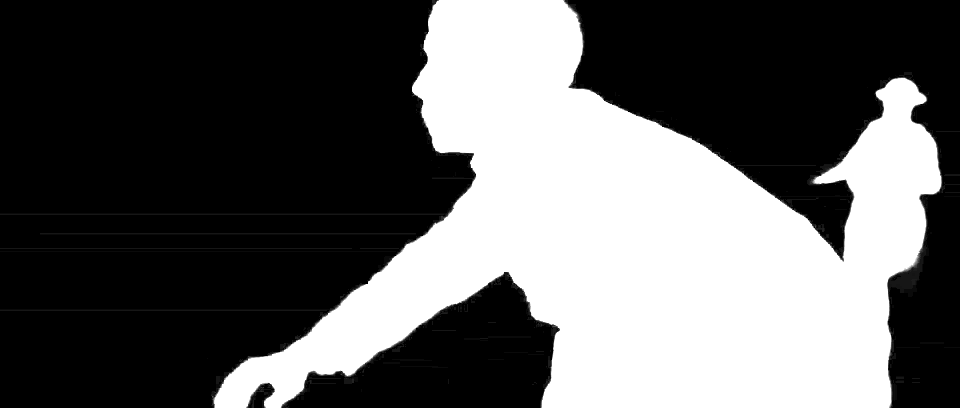
#> input picture bench/results/v1_alpha/1917/0000.png, 960 x 408 px; its folder holds only this picture in this run
$ python score_rvm.py   (older library calls are emulated)
#> lines starting #> are read from the running program, lines starting #| are printed output that depends on the picture; after the words box and inside, x2 and y2 are one past the last pixel; in counts of white or black regions, pixels touching at a corner belong together
### bench/metrics.py
"""Metrics for video matting -- including the reference-free ones.

The hard constraint on this project is that **there is no ground-truth alpha**
for 1917 / ipman / butter.  They are film clips.  MAD, MSE, Grad, Conn and
dtSSD all require a GT matte, so on this benchmark set they are unusable.  That
is exactly why the previous iterations "never felt satisfying": there was no
way to tell an improvement from a regression, so every change was argued
visually and nothing accumulated.

So this module provides two families.

**Reference-free** (usable today, on every clip):

* ``edge_softness`` -- fraction of boundary-band pixels with fractional alpha.
  Directly measures the "crunchy, cut-out" look of a binary mask.  A binary
  mask scores ~0; a real matte on hair scores 0.3-0.7.
* ``temporal_instability`` -- mean |alpha_t - warp(alpha_{t-1})| inside the
  union band, *after* motion compensation.  This isolates flicker from genuine
  motion; a naive frame-difference metric just measures how fast the subject
  moves.
* ``dropout_events`` -- localises the limb-keyed-out failure: a sharp drop in
  mask area followed by a recovery.  This is the ipman bug, made countable.
* ``fragmentation`` -- mean number of significant connected components.
* ``coverage_gap`` -- fraction of scanned frames where a detected person is not
  explained by the matte.  This is the re-entry bug, made countable.

**Reference-based** (for VideoMatte240K / VM108 style sets where GT exists):
MAD, MSE, Grad, Conn, dtSSD, MESSDdt -- the standard video matting suite.

Reference-free numbers are only meaningful *relative to another run on the same
clip*.  They are a regression harness, not an absolute quality score.
"""
from __future__ import annotations

from dataclasses import dataclass, field
from typing import Dict, List, Optional, Sequence, Tuple

import cv2
import numpy as np

try:
    from vbgr import motion as _motion
except ImportError:                                    # running from bench/
    import sys, os
    sys.path.insert(0, os.path.dirname(os.path.dirname(os.path.abspath(__file__))))
    from vbgr import motion as _motion


# --------------------------------------------------------------------------- #
# helpers
# --------------------------------------------------------------------------- #

# [200 lines left out: functions boundary_band, significant_components, edge_softness, boundary_sharpness, temporal_instability, track_dominant and 1 more, not called in this run]


def fragmentation(alphas: Sequence[np.ndarray]) -> float:
    return float(np.mean([significant_components(a) for a in alphas]))


def area_stability(alphas: Sequence[np.ndarray]) -> float:
    """Coefficient of variation of mask area. High = unstable track."""
    a = np.array([float((x > 0.5).mean()) for x in alphas], np.float64)
    return float(a.std() / (a.mean() + 1e-9))


# --------------------------------------------------------------------------- #
# Coverage disagreement -- what to do when the baseline over-includes
# --------------------------------------------------------------------------- #
#
# The 2026-08-23 benchmark read as a 15/15 loss for v2: higher ``area_cv`` on
# every clip, lower ``mean_area`` on every clip, no exception.  The contact
# sheets said the opposite.  On ipman both fighters are held for all 72 frames
# and it is *v1's* 0.2453 that is wrong -- two men in a wide shot do not cover
# a quarter of it.
#
# The reason is that ``mean_area`` and ``area_cv`` measure **coverage**, and
# coverage is only a quality signal when both runs are trying to cover the same
# thing.  Against an over-inclusive baseline, "less area" and "more correct"
# are the same observation, so a coverage comparison cannot separate v2 being
# right (ipman, butter) from v2 being broken (interview's torn face).
#
# The fix is to stop comparing two scalars and to look at *where* the two
# mattes disagree.  Every pixel v1 calls subject and v2 calls background is one
# of two things:
#
#   halo  -- outside v2's silhouette entirely.  v1 was keying in background.
#            This is v2 being more correct, and it should not be a penalty.
#   hole  -- inside v2's own silhouette: a gap v2 tore in a subject it is
#            otherwise holding.  This is a real v2 defect.
#
# The two are told apart by morphology, not by area: close v2's hard mask with
# a disk and anything that fills in was a gap narrower than the disk, i.e.
# enclosed by v2's own foreground.  ``close_frac`` is half the widest gap that
# counts as a tear -- 0.04 bridges a gap up to 8% of frame width, which covers
# interview's band (~6%) and stays under the space between two people in a
# two-shot.  A clip where subjects legitimately stand closer than that needs it
# lowered, and the picture checked.
#
# Validated on the 15 contact sheets of the 2026-08-23 run (see
# ``vbgr_coverage_disagreement.md``): ipman 81% halo, butter 51% halo, and
# every talking-head control under 0.5%, which is the picture verdict expressed
# as a number for the first time.  ``hole_frac`` is NOT yet validated on real
# data -- the contact-sheet proxy has a noise floor around 2% and interview's
# real tear scores 2.0% against a clean control's 2.1%.  It needs the runner's
# persisted alphas, not a JPEG.


def halo_split(base_alphas, alphas, close_frac: float = 0.04,
               touch_min: float = 0.02, solo_min_frac: float = 0.002
               ) -> Dict[str, float]:
    """Split ``halo`` into boundary over-inclusion and a missing subject.

    ``coverage_disagreement`` calls every baseline-only pixel outside the run's
    *closed* silhouette a halo, and a high halo has been read as "the baseline
    was keying in background, so the run is right to be smaller".  That reading
    holds only while both runs are covering the same **people**.

    On butter they are not.  The window is a camera pull-back; by frame 66
    there are seven dancers in shot.  v2 seeds once at frame 0 and holds its
    four, v1 holds all seven, and the three v2 never saw are whole human
    figures far from any v2 foreground -- so they scored as halo.  Measured on
    the 27 Aug run, **butter's 0.5407 halo is 0.5222 standalone and 0.0186
    shell**, which is the opposite of what the number was being used to claim.

    So:

    ``halo_shell``   components touching the run's foreground -- the baseline
                     over-includes at the boundary.  This is the only part
                     that supports a "the run is cleaner" claim.
    ``halo_solo``    standalone components far from any run foreground -- the
                     baseline holds something the run does not.  **Never
                     quotable on its own.**  It is a subject the run missed
                     (butter, dance) until a picture says otherwise; on 1917
                     it is the background soldier the seed gate drops on
                     purpose, which is a point for the run, but a different
                     argument.

    ``solo_max_frame_frac`` is the largest standalone component as a share of
    the frame -- a quick "is this person-sized" read before going to look.
    """
    tot = shell = solo = 0.0
    solo_max = 0.0
    solo_big = 0
    for b, a in zip(base_alphas, alphas):
        h1, h2 = b > 0.5, a > 0.5
        area = float(h1.sum())
        if area == 0:
            continue
        r = max(3, int(close_frac * b.shape[1]))
        k = cv2.getStructuringElement(cv2.MORPH_ELLIPSE, (2 * r + 1,) * 2)
        closed = cv2.morphologyEx(h2.astype(np.uint8), cv2.MORPH_CLOSE, k) > 0
        halo = (h1 & ~h2 & ~closed).astype(np.uint8)
        tot += area
        near = cv2.dilate(h2.astype(np.uint8), np.ones((9, 9), np.uint8)) > 0
        n, lab, st, _c = cv2.connectedComponentsWithStats(halo, 8)
        frame_px = float(h1.size)
        for j in range(1, n):
            comp = lab == j
            ar = float(st[j, 4])
            if float((comp & near).sum()) / ar >= touch_min:
                shell += ar
            else:
                solo += ar
                if ar / frame_px >= solo_min_frac:
                    solo_big += 1
                    solo_max = max(solo_max, ar / frame_px)
    if tot == 0:
        return {"halo_frac": 0.0, "halo_shell": 0.0, "halo_solo": 0.0,
                "solo_components": 0, "solo_max_frame_frac": 0.0}
    return {"halo_frac": round((shell + solo) / tot, 4),
            "halo_shell": round(shell / tot, 4),
            "halo_solo": round(solo / tot, 4),
            "solo_components": solo_big,
            "solo_max_frame_frac": round(solo_max, 4)}


def coverage_disagreement(base_alphas: Sequence[np.ndarray],
                          alphas: Sequence[np.ndarray],
                          close_frac: float = 0.04,
                          min_comp_frac: float = 0.005,
                          enclosure_min: float = 0.8,
                          border_max: float = 0.25,
                          ignore: Optional[np.ndarray] = None
                          ) -> Dict[str, float]:
    """Decompose ``base``-minus-``run`` coverage into halo, hole and excess.

    ``base_alphas`` is the baseline (v1), ``alphas`` the run under test (v2),
    same length, same resolution, frame-aligned.

    Returns fractions of the **baseline's** foreground area:

    ``halo_frac``    baseline foreground that lies outside the run's silhouette
                     -- background the baseline was keying in.  High = the
                     baseline over-includes, and the run is right to be smaller.
    ``hole_frac``    baseline foreground the run dropped from *inside* its own
                     silhouette -- a tear.  High = a run defect.
    ``hole_big``     ``hole_frac`` counting only components that are at least
                     ``min_comp_frac`` of the baseline area **and** have at
                     least ``enclosure_min`` of their perimeter against run
                     foreground.  Speckle fails the first test; a shell of
                     baseline halo hugging the run's silhouette fails the
                     second -- that shell is bounded by foreground on one side
                     only, a tear is bounded on both.  A component whose rim
                     is more than ``border_max`` frame edge is rejected too: a
                     strip along the bottom of frame is bounded by foreground
                     on its one visible side and would otherwise score as
                     fully enclosed.  On the 23 Aug sheets
                     this is what separates ipman (0.032 raw, 0.007 enclosed,
                     and the sheet shows no tear) from interview (0.035 raw,
                     0.035 enclosed, and the sheet shows the tear).
    ``excess_frac``  run foreground the baseline calls background, as a
                     fraction of baseline area.  **Read ``excess_rim_px``
                     first** -- this number is dominated by how much perimeter
                     the subjects have, not by how much extra is covered.
    ``excess_rim_px``  the same excess divided by the baseline's boundary
                     length, i.e. its mean width in pixels.  Measured on the
                     23 Aug set this is 0.51-1.06 px on 14 of 15 clips while
                     ``excess_frac`` spans 0.027-0.259, so a tenfold spread in
                     the fraction is one constant sub-pixel rim: the two
                     alphas are recovered differently and disagree by one pixel
                     at the 0.5 threshold.  dance3's 0.259 is two small dancers
                     with a lot of edge, not v2 covering more.  ipman is the
                     one real exception at 5.98 px, where the two mattes
                     genuinely differ in both directions.

    ``halo_frac`` and ``hole_frac`` are deliberately not netted against each
    other.  Summing them is how the old table lost the distinction in the
    first place.
    """
    if len(base_alphas) != len(alphas):
        raise ValueError("base and run must have the same frame count")
    tot = halo = hole = big = excess = perim = 0.0
    for b, a in zip(base_alphas, alphas):
        if b.shape != a.shape:
            raise ValueError(f"shape mismatch {b.shape} vs {a.shape}")
        h1 = b > 0.5
        h2 = a > 0.5
        if ignore is not None:
            h1 = h1 & ~ignore
            h2 = h2 & ~ignore
        area = float(h1.sum())
        if area == 0:
            continue
        r = max(3, int(close_frac * b.shape[1]))
        k = cv2.getStructuringElement(cv2.MORPH_ELLIPSE, (2 * r + 1,) * 2)
        closed = cv2.morphologyEx(h2.astype(np.uint8), cv2.MORPH_CLOSE, k) > 0
        only_base = h1 & ~h2
        hm = (only_base & closed).astype(np.uint8)
        tot += area
        halo += float((only_base & ~closed).sum())
        hole += float(hm.sum())
        excess += float(((~h1) & h2).sum())
        base_u = h1.astype(np.uint8)
        perim += float(((cv2.dilate(base_u, np.ones((3, 3), np.uint8)) > 0)
                        & (base_u == 0)).sum())
        n, lab, st, _c = cv2.connectedComponentsWithStats(hm, 8)
        cross = np.ones((3, 3), np.uint8)
        fg_near = cv2.dilate(h2.astype(np.uint8), cross) > 0
        for j in range(1, n):
            if st[j, 4] < min_comp_frac * area:
                continue
            # The rim is measured on a 1px pad so the image edge is visible
            # rather than silently clipped away by cv2.dilate, then split:
            # enclosure is judged on the interior rim only, and a separate cap
            # rejects a component whose rim is mostly frame border.
            #
            # Why both: a strip lying along the bottom of frame presents an
            # inward rim that is entirely run foreground, so on the interior
            # test alone it reads as fully enclosed -- that is what scored the
            # microsoft control at hole_big 0.030 on 2026-08-27, where the
            # picture showed a few-pixel band under both subjects and no hole
            # in anybody. But simply rejecting every border-touching component
            # deletes interview's real tear, which runs down the woman's face
            # and out of the bottom of frame: that dropped hole_big 0.061 ->
            # 0.017 and read the one true defect in the set as clean.
            #
            # Measured on this run, border_share separates them by more than
            # 2x in both directions: microsoft 0.42-0.43 and butter's bottom
            # strips 0.37-0.42, against interview's real tear at 0.156-0.165.
            # 0.25 sits in the gap.
            comp = np.pad((lab == j).astype(np.uint8), 1)
            fg_pad = np.pad(fg_near.astype(np.uint8), 1) > 0
            in_img = np.pad(np.ones(hm.shape, np.uint8), 1) > 0
            rim = (cv2.dilate(comp, cross) > 0) & (comp == 0)
            if not rim.any():
                continue
            if float((rim & ~in_img).sum()) / float(rim.sum()) > border_max:
                continue
            interior = rim & in_img
            if not interior.any():
                continue
            if float((interior & fg_pad).sum()) / float(interior.sum()) >= enclosure_min:
                big += float(st[j, 4])
    if tot == 0:
        return dict(halo_frac=0.0, hole_frac=0.0, hole_big=0.0,
                    excess_frac=0.0, excess_rim_px=0.0)
    return dict(halo_frac=round(halo / tot, 4),
                hole_frac=round(hole / tot, 4),
                hole_big=round(big / tot, 4),
                excess_frac=round(excess / tot, 4),
                excess_rim_px=round(excess / perim, 2) if perim else 0.0)


def area_jitter(alphas: Sequence[np.ndarray]) -> float:
    """Frame-to-frame instability, immune to the camera moving.

    ``area_stability`` (``area_cv``) is the coefficient of variation of area
    over the whole window, so it cannot separate a matte that flickers from a
    subject that legitimately changes size.  On butter the camera dollies back
    and everyone shrinks about 9x, which scores ``area_cv`` 0.74 -- and this
    project has now read that number as matte instability three separate times.

    This measures the *step*, not the spread: the standard deviation of
    ``log(area_t / area_{t-1})``.  A smooth dolly is a small, near-constant
    step and scores low; a matte that drops and recovers scores high.  Report
    both -- ``area_cv`` still catches slow drift, which this cannot see.
    """
    a = np.array([float((x > 0.5).mean()) for x in alphas], np.float64)
    a = a[a > 0]
    if a.size < 3:
        return 0.0
    return float(np.diff(np.log(a)).std())


# --------------------------------------------------------------------------- #
# Reference-based (needs GT)
# --------------------------------------------------------------------------- #

def mad(pred: np.ndarray, gt: np.ndarray) -> float:
    return float(np.abs(pred - gt).mean() * 1e3)


def mse(pred: np.ndarray, gt: np.ndarray) -> float:
    return float(((pred - gt) ** 2).mean() * 1e3)


# [39 lines left out: functions grad_error, conn_error, dtssd, not called in this run]


# --------------------------------------------------------------------------- #
# Report
# --------------------------------------------------------------------------- #

@dataclass
class ClipMetrics:
    clip: str
    run: str
    n_frames: int
    edge_softness: float = 0.0
    boundary_sharpness: float = 0.0
    temporal_instability: float = 0.0
    dropout_events: int = 0
    dropout_frames: List[int] = field(default_factory=list)
    fragmentation: float = 0.0
    area_stability: float = 0.0
    # reference-based, filled only when GT is supplied
    mad: Optional[float] = None
    mse: Optional[float] = None
    grad: Optional[float] = None
    conn: Optional[float] = None
    dtssd: Optional[float] = None

    # [37 lines left out: functions row, evaluate, not called in this run]

### bench/score_rvm.py
"""Score RVM (attempt 1) against v1 (attempt 2) on the frozen windows.

Both sides read as 8-bit <=960px PNG alphas, which is the representation
`vbgr_bench.save_alphas` persists, so nothing is compared at a resolution the
other does not have. Same caveat as everywhere else: shell/solo computed this
way are not comparable to numbers computed by resampling v1's video, only to
other arms measured the same way.
"""
import glob
import json
import os
import sys

import cv2
import numpy as np

sys.path.insert(0, os.path.dirname(os.path.abspath(__file__)))
from bench.metrics import (area_jitter, area_stability,          # noqa: E402
                           coverage_disagreement, halo_split)

V1 = "/home/claude/score/v1_alpha"
RVM = "/home/claude/rvm_alpha"
V2 = "/home/claude/v2_alpha"          # optional: v2 benchmark-arm alphas


def load(d):
    return [cv2.imread(p, 0).astype(np.float32) / 255
            for p in sorted(glob.glob(d + "/*.png"))]


def pair(a, b):
    n = min(len(a), len(b))
    h, w = b[0].shape
    A = [cv2.resize(x, (w, h), interpolation=cv2.INTER_AREA) for x in a[:n]]
    return A, b[:n]


rows = {}
for clip in sorted(os.listdir(V1)):
    a1 = load(f"{V1}/{clip}")
#> a1 = 1 item
    ar = load(f"{RVM}/{clip}") if os.path.isdir(f"{RVM}/{clip}") else []
#> ar = 1 item
    if not (a1 and ar):
        print(f"{clip:12s} SKIP (v1 {len(a1)}, rvm {len(ar)})")
        continue
    A1, AR = pair(a1, ar)
#> in pair, `n = min(len(a), len(b))`: n = 1
#> in pair, `A = [cv2.resize(x, (w, h), interpolation=cv2.INTER_AREA) for x in a[:n]]`: A = 1 item
#> A1 = 1 item; AR = 1 item
    r = coverage_disagreement(A1, AR)
#> the loop in coverage_disagreement, `for b, a in zip(base_alphas, alphas):` made 1 pass
#> (area, r, tot, halo, hole, excess, perim, n) on pass 1: (144771, 38, 144771, 0, 0, 0, 2878, 1)
#> pass 1, in coverage_disagreement, `h1 = b > 0.5`:
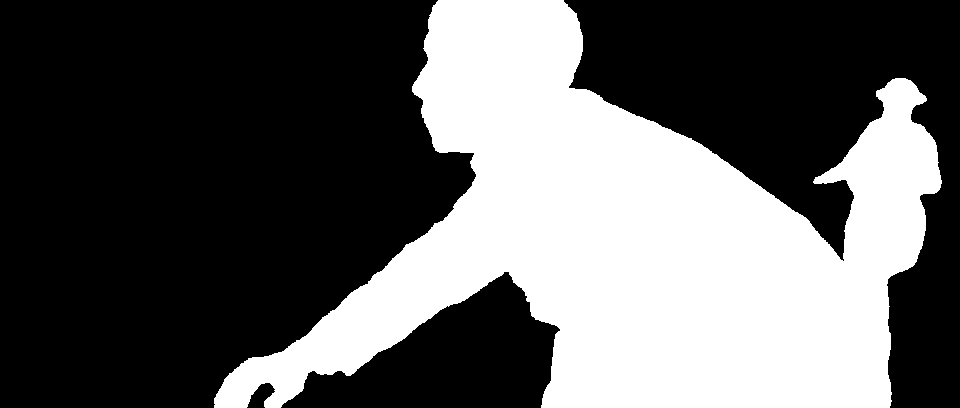
#> h1: shape (408, 960) bool; 37% white; 1 white region, box (x1, y1, x2, y2) and area: (214, 0, 942, 408) 144771
#> pass 1, in coverage_disagreement, `k = cv2.getStructuringElement(cv2.MORPH_ELLIPSE, (2 * r + 1,) * 2)`:
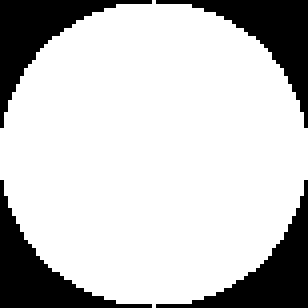
#> k: shape (77, 77) (shown 4 times larger); values 0 (black) and 1 (white), 77.7% white; 4 black regions, box (x1, y1, x2, y2) and area: (0, 0, 38, 32) 330, (39, 0, 77, 32) 330, (0, 45, 38, 77) 330, (39, 45, 77, 77) 330
#> pass 1, in coverage_disagreement, `closed = cv2.morphologyEx(h2.astype(np.uint8), cv2.MORPH_CLOSE, k) > 0`:
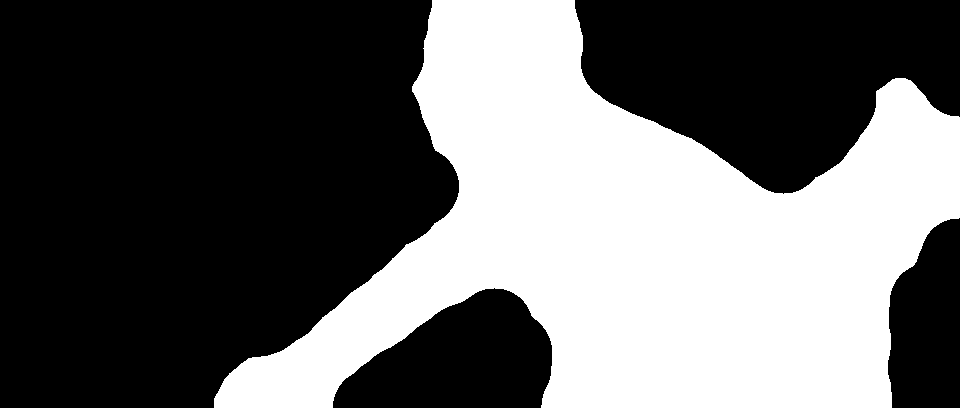
#> closed: shape (408, 960) bool; 39.7% white; 1 white region, box (x1, y1, x2, y2) and area: (214, 0, 960, 408) 155524
#> after the loop in coverage_disagreement, `for b, a in zip(base_alphas, alphas):`: big = 0; perim = 2878; tot = 144771
#> r = {'halo_frac': 0, 'hole_frac': 0, 'hole_big': 0, 'excess_frac': 0, 'excess_rim_px': 0}
#> (the rest of the program and of its run is left out)
